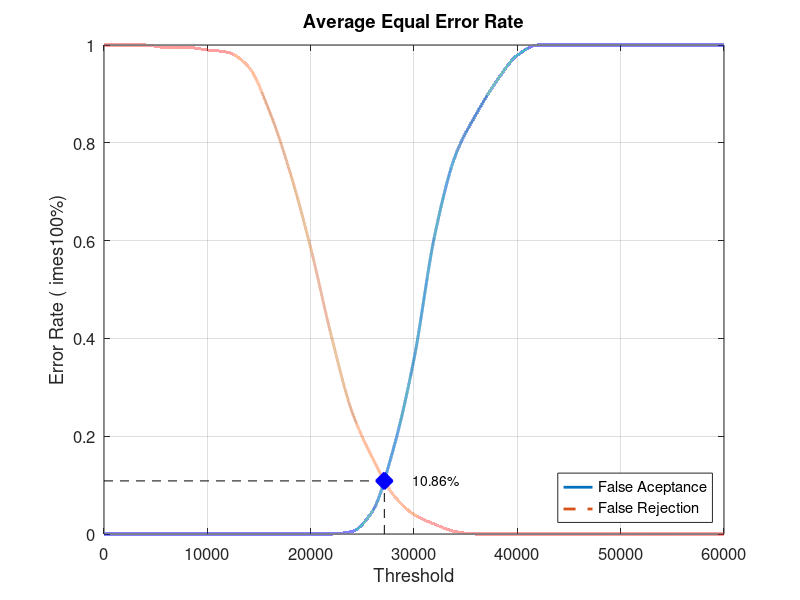
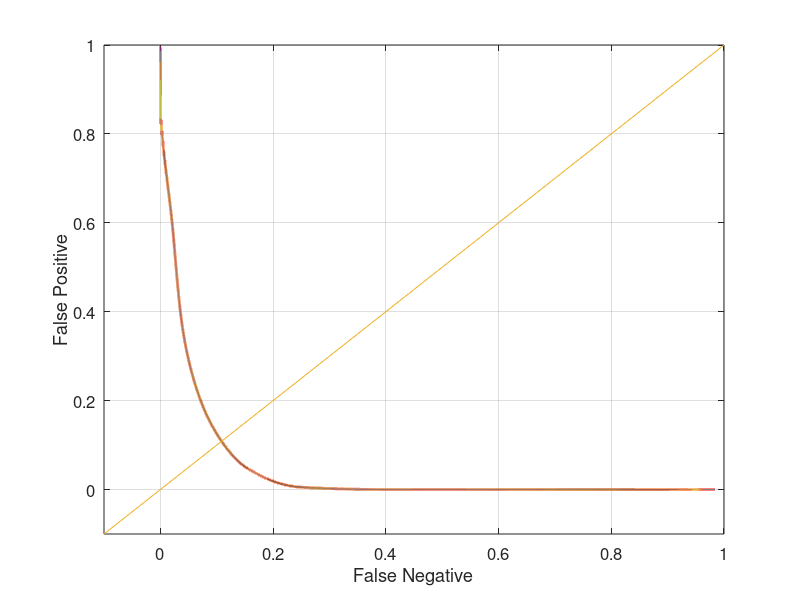

Write MATLAB code to recreate these figures, in order.
close all;
clear;
clc;
x = 0:2000:60000;
xq = 0:0.5:60000;

y0 = [0 0 0 0 0 0 0 0 0 0 0 0 0.00526316 0.0473684 0.173684 0.357895 0.610526 0.773684 0.857895 0.926316 0.978947 1 1 1 1 1 1 1 1 1 1]
yy0 = interp1(x, y0, xq, 'pchip');
y1 = [1 1 1 0.995 0.995 0.99 0.985 0.955 0.865 0.74 0.585 0.405 0.25 0.155 0.08 0.04 0.02 0.005 0 0 0 0 0 0 0 0 0 0 0 0 0]
yy1 = interp1(x, y1, xq, 'pchip');

% Calculating EER: 
y2 = abs(y0 - y1);
find(y2 == min(y2))
yy2 = abs(yy0 - yy1);
xEER = find(yy2 == min(yy2));
xEERIndex = xq(xEER) % X-axis EER
yEER = yy0(xEER) % Y-axis EER

main = figure
plot(xq, yy0,'-','LineWidth', 2);	hold on
plot(xq, yy1,'--','LineWidth', 2);	hold on
plot([xEERIndex xEERIndex], [0 yEER], 'k--');	hold on
plot([0 xEERIndex], [yEER yEER], 'k--');	hold on
plot(xEERIndex, yEER, 'bx', 'LineWidth', 10);	hold on
text(xEERIndex + 10 * xEERIndex / 100, yEER, [num2str(round((10000 * yEER)) / 100) '%'])
legend('False Aceptance', 'False Rejection', 'Location', 'SouthEast')
xlabel('Threshold')
ylabel('Error Rate (	imes100%)')
title('Average Equal Error Rate')
set(gca, 'FontSize', 12)
axis([0 60000 0 1])
grid on

print(main, 'Database4_2Main', '-dpng');
FNRxFPR = figure('Color', [1 1 1]);
plot(yy1, yy0, '-', yy1, yy0, 'LineWidth', 2);
hold on
y = -0.1:0.1:1
plot(y, y); 
set(gca, 'FontSize', 12)
xlabel('False Negative')
ylabel('False Positive')
axis([-0.1 1 -0.1 1])
set(gca, 'FontSize', 12)
grid on

print(FNRxFPR, 'Database4_2FNRxFPR','-dpng');
